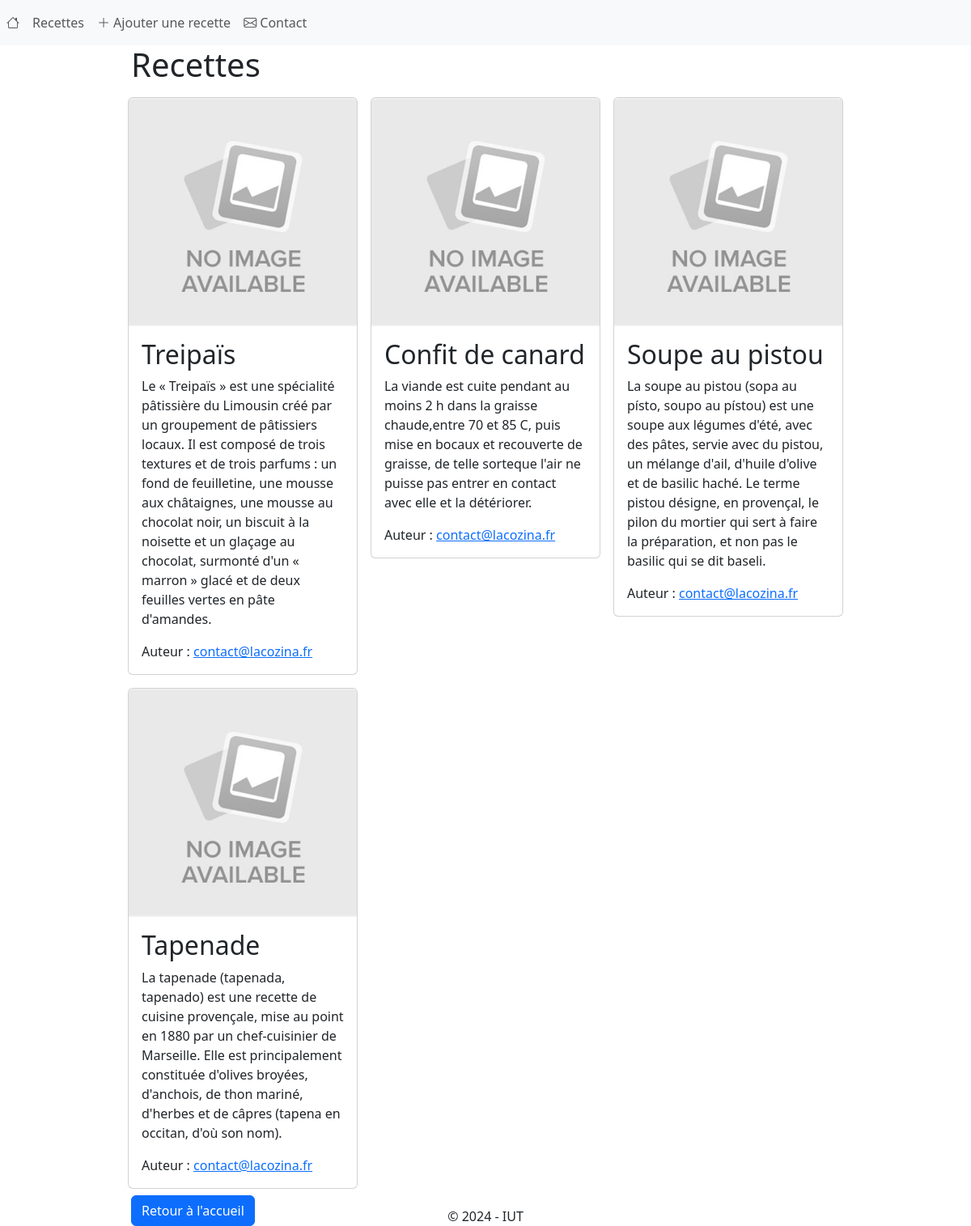
The app's page /?c=lister with its own data.
### tables this page shows
CREATE TABLE recettes(
  id INT NOT NULL AUTO_INCREMENT PRIMARY KEY,
  titre VARCHAR(100) NOT NULL,
  description TEXT NOT NULL,
  auteur VARCHAR(100) NOT NULL,
  date_creation DATETIME NOT NULL,
  image VARCHAR(100) NULL
);

### src/Controllers/RecetteController.php (called while the page is built, shortened)
<?php
class RecetteController {
  private $pdo;
  function __construct($pdo) {
    $this->pdo = $pdo;
  }
  function lister() {
    $query = $this->pdo->prepare("SELECT * FROM recettes");
    $query->execute();
    $recipes = $query->fetchAll(PDO::FETCH_ASSOC);
    require_once 'Views/recettes/liste.php';
  }
}

### src/Views/recettes/liste.php (the view, shortened to what this page needs)
<main>
  <h1>Recettes</h1>
  <div class="row">
    <?php foreach ($recipes as $recipe) : ?>
      <div class="col-4 p-2">
        <div class="card recipe" data-id="<?= $recipe['id'] ?>">
          <img src="/upload/<?= $recipe['image'] ?? "no-image.jpg" ?>" alt="<?= $recipe['titre'] ?>" class="card-img-top">
          <div class="card-body">
            <h2 class="card-title">
              <?= $recipe['titre'] ?>
            </h2>
            <p class="card-text">
              <?= $recipe['description'] ?>
            </p>
            Auteur : <a href="mailto:<?= $recipe['auteur'] ?>"><?= $recipe['auteur'] ?></a>
          </div>
        </div>
      </div>
    <?php endforeach; ?>
  </div>
  <a href="/" class="btn btn-primary">Retour à l'accueil</a>
</main>

### src/Views/header.php (shortened to what this page needs)
<!DOCTYPE html>
<html lang="fr">
<head>
  <link href="https://cdn.jsdelivr.net/npm/bootstrap@5.3.3/dist/css/bootstrap.min.css" rel="stylesheet">
  <link href="https://cdn.jsdelivr.net/npm/bootstrap-icons@1.11.3/font/bootstrap-icons.min.css" rel="stylesheet">
</head>
<body>
  <nav class="navbar navbar-expand-lg bg-body-tertiary">
    <ul class="navbar-nav">
      <li class="nav-item">
        <a
          class="nav-link"
          href="/"
        >
          <i class="bi bi-house"></i>
        </a>
      </li>
      <li class="nav-item">
        <a
          class="nav-link"
          href="/?c=lister"
        >
          Recettes
        </a>
      </li>
      <li class="nav-item">
        <a
          class="nav-link"
          href="/?c=ajout"
        >
          <i class="bi bi-plus-lg"></i> Ajouter une recette
        </a>
      </li>
      <li class="nav-item">
        <a
          class="nav-link"
          href="/?c=contact"
        >
          <i class="bi bi-envelope"></i> Contact
        </a>
      </li>
    </ul>
  </nav>
  <div class="container w-75 m-auto">

### src/index.php (shortened to what this page needs)
<?php
require_once 'Controllers/RecetteController.php';
require_once 'Models/connectDb.php';
require_once 'Views/header.php';
$route = $_GET['c'] ?? 'home';
switch ($route) {
  case 'lister':
    $controller = new RecetteController($pdo);
    $controller->lister();
    break;
  default: ?>
  <?php break;
}
require_once 'Views/footer.php';

### src/Views/footer.php (shortened to what this page needs)
  </div>
  <footer>
    <div class="position-fixed bottom-0 start-50 translate-middle-x">
      &copy; 2024 - IUT
    </div>
  </footer>
</body>
</html>

### records on screen
recettes: titre "Treipaïs", description "Le « Treipaïs » est une spécialité pâtissière du Limousin créé par un groupement de pâtissiers locaux. Il est composé de trois textures et de trois parfums : un fond de feuilletine, une mousse aux châtaignes, une mousse au chocolat noir, un biscuit à la noisette et un glaçage au chocolat, surmonté d'un « marron » glacé et de deux feuilles vertes en pâte d'amandes.", auteur "contact@lacozina.fr"
recettes: titre "Confit de canard", description "La viande est cuite pendant au moins 2 h dans la graisse chaude,entre 70 et 85 C, puis mise en bocaux et recouverte de graisse, de telle sorteque l'air ne puisse pas entrer en contact avec elle et la détériorer.", auteur "contact@lacozina.fr"
recettes: titre "Soupe au pistou", description "La soupe au pistou (sopa au písto, soupo au pístou) est une soupe aux légumes d'été, avec des pâtes, servie avec du pistou, un mélange d'ail, d'huile d'olive et de basilic haché. Le terme pistou désigne, en provençal, le pilon du mortier qui sert à faire la préparation, et non pas le basilic qui se dit baseli.", auteur "contact@lacozina.fr"
recettes: titre "Tapenade", description "La tapenade (tapenada, tapenado) est une recette de cuisine provençale, mise au point en 1880 par un chef-cuisinier de Marseille. Elle est principalement constituée d'olives broyées, d'anchois, de thon mariné, d'herbes et de câpres (tapena en occitan, d'où son nom).", auteur "contact@lacozina.fr"
